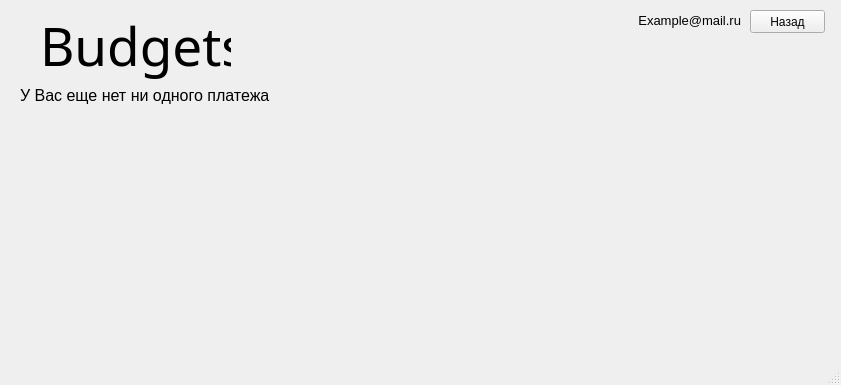
<?xml version="1.0" encoding="UTF-8"?>
<ui version="4.0">
 <class>BudgetsWindow</class>
 <widget class="QMainWindow" name="BudgetsWindow">
  <property name="geometry">
   <rect>
    <x>0</x>
    <y>0</y>
    <width>841</width>
    <height>385</height>
   </rect>
  </property>
  <property name="windowTitle">
   <string>MainWindow</string>
  </property>
  <widget class="QWidget" name="centralwidget">
   <widget class="QLabel" name="Label_Mail">
    <property name="geometry">
     <rect>
      <x>520</x>
      <y>10</y>
      <width>221</width>
      <height>20</height>
     </rect>
    </property>
    <property name="font">
     <font>
      <pointsize>10</pointsize>
     </font>
    </property>
    <property name="text">
     <string>Example@mail.ru</string>
    </property>
    <property name="alignment">
     <set>Qt::AlignRight|Qt::AlignTrailing|Qt::AlignVCenter</set>
    </property>
   </widget>
   <widget class="QLabel" name="Name_Window_HistoryWindow">
    <property name="enabled">
     <bool>true</bool>
    </property>
    <property name="geometry">
     <rect>
      <x>40</x>
      <y>10</y>
      <width>191</width>
      <height>70</height>
     </rect>
    </property>
    <property name="font">
     <font>
      <family>Imprint MT Shadow</family>
      <pointsize>40</pointsize>
     </font>
    </property>
    <property name="text">
     <string>Budgets</string>
    </property>
    <property name="alignment">
     <set>Qt::AlignLeading|Qt::AlignLeft|Qt::AlignVCenter</set>
    </property>
   </widget>
   <widget class="QPushButton" name="Back_button">
    <property name="geometry">
     <rect>
      <x>750</x>
      <y>10</y>
      <width>75</width>
      <height>23</height>
     </rect>
    </property>
    <property name="text">
     <string>Назад</string>
    </property>
   </widget>
   <widget class="QLabel" name="label">
    <property name="geometry">
     <rect>
      <x>410</x>
      <y>40</y>
      <width>400</width>
      <height>240</height>
     </rect>
    </property>
    <property name="text">
     <string/>
    </property>
    <property name="pixmap">
     <pixmap>../Graphics/pop.png</pixmap>
    </property>
   </widget>
   <widget class="QLabel" name="NullRemind_label">
    <property name="geometry">
     <rect>
      <x>20</x>
      <y>80</y>
      <width>391</width>
      <height>31</height>
     </rect>
    </property>
    <property name="font">
     <font>
      <pointsize>12</pointsize>
     </font>
    </property>
    <property name="text">
     <string>У Вас еще нет ни одного платежа</string>
    </property>
   </widget>
  </widget>
  <widget class="QMenuBar" name="menubar">
   <property name="geometry">
    <rect>
     <x>0</x>
     <y>0</y>
     <width>841</width>
     <height>21</height>
    </rect>
   </property>
  </widget>
  <widget class="QStatusBar" name="statusbar"/>
 </widget>
 <resources/>
 <connections/>
</ui>
